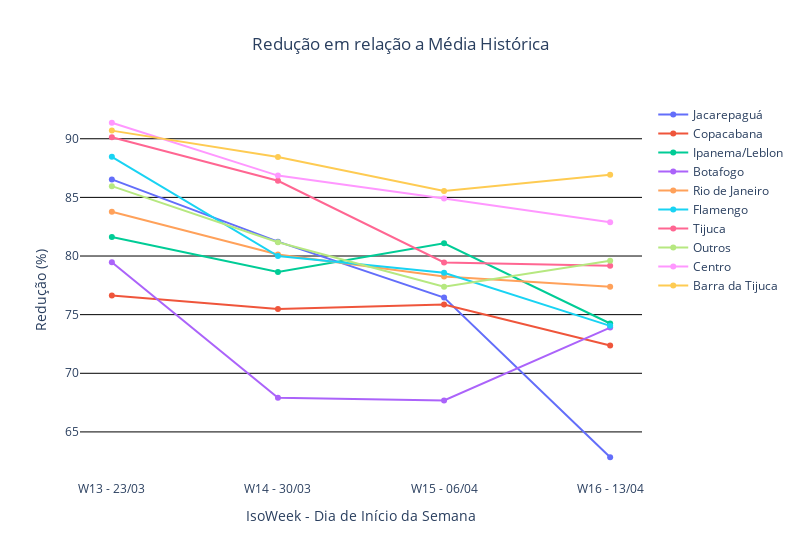

The notebook cell saved with this chart:
### Code cell
figure_2 = go.Figure()
for bairro in bairros_for_graph:
    figure_2.add_trace(go.Scatter(
        x = week_graph.loc[week_graph['Bairro'] == bairro]['week_legend'],
        y = week_graph.loc[week_graph['Bairro'] == bairro]['queda_proporcional_dia_semana'],
        mode = 'lines+markers',
        name = correct_form_bairro[bairro]       
    ))
figure_2.update_layout(go.Layout(
    title = 'Redução em relação a Média Histórica',
    title_x = 0.5,
    yaxis_title = "Redução (%)",
    xaxis_title = "IsoWeek - Dia de Início da Semana",
    plot_bgcolor= "rgba(0,0,0,0)",
    width = 800,
))
figure_2.update_yaxes(showgrid=True, gridwidth=1, gridcolor='black')
figure_2.show()

### Figure 1 — Plotly figure (JSON) as saved in the notebook; plotly's stock layout.template omitted (floating-point values rounded to 4 significant figures)
{"data": [{"mode": "lines+markers", "name": "Jacarepaguá", "type": "scatter", "x": ["W13 - 23/03", "W14 - 30/03", "W15 - 06/04", "W16 - 13/04"], "y": [86.53, 81.23, 76.45, 62.84]}, {"mode": "lines+markers", "name": "Copacabana", "type": "scatter", "x": ["W13 - 23/03", "W14 - 30/03", "W15 - 06/04", "W16 - 13/04"], "y": [76.63, 75.48, 75.87, 72.37]}, {"mode": "lines+markers", "name": "Ipanema/Leblon", "type": "scatter", "x": ["W13 - 23/03", "W14 - 30/03", "W15 - 06/04", "W16 - 13/04"], "y": [81.63, 78.63, 81.08, 74.25]}, {"mode": "lines+markers", "name": "Botafogo", "type": "scatter", "x": ["W13 - 23/03", "W14 - 30/03", "W15 - 06/04", "W16 - 13/04"], "y": [79.47, 67.92, 67.68, 73.9]}, {"mode": "lines+markers", "name": "Rio de Janeiro", "type": "scatter", "x": ["W13 - 23/03", "W14 - 30/03", "W15 - 06/04", "W16 - 13/04"], "y": [83.77, 80.13, 78.25, 77.37]}, {"mode": "lines+markers", "name": "Flamengo", "type": "scatter", "x": ["W13 - 23/03", "W14 - 30/03", "W15 - 06/04", "W16 - 13/04"], "y": [88.46, 80.0, 78.57, 74.05]}, {"mode": "lines+markers", "name": "Tijuca", "type": "scatter", "x": ["W13 - 23/03", "W14 - 30/03", "W15 - 06/04", "W16 - 13/04"], "y": [90.13, 86.42, 79.45, 79.17]}, {"mode": "lines+markers", "name": "Outros", "type": "scatter", "x": ["W13 - 23/03", "W14 - 30/03", "W15 - 06/04", "W16 - 13/04"], "y": [85.96, 81.17, 77.38, 79.59]}, {"mode": "lines+markers", "name": "Centro", "type": "scatter", "x": ["W13 - 23/03", "W14 - 30/03", "W15 - 06/04", "W16 - 13/04"], "y": [91.36, 86.86, 84.9, 82.87]}, {"mode": "lines+markers", "name": "Barra da Tijuca", "type": "scatter", "x": ["W13 - 23/03", "W14 - 30/03", "W15 - 06/04", "W16 - 13/04"], "y": [90.69, 88.45, 85.54, 86.93]}], "layout": {"plot_bgcolor": "rgba(0,0,0,0)", "title": {"text": "Redução em relação a Média Histórica", "x": 0.5}, "width": 800, "xaxis": {"title": {"text": "IsoWeek - Dia de Início da Semana"}}, "yaxis": {"gridcolor": "black", "gridwidth": 1, "showgrid": true, "title": {"text": "Redução (%)"}}}}
